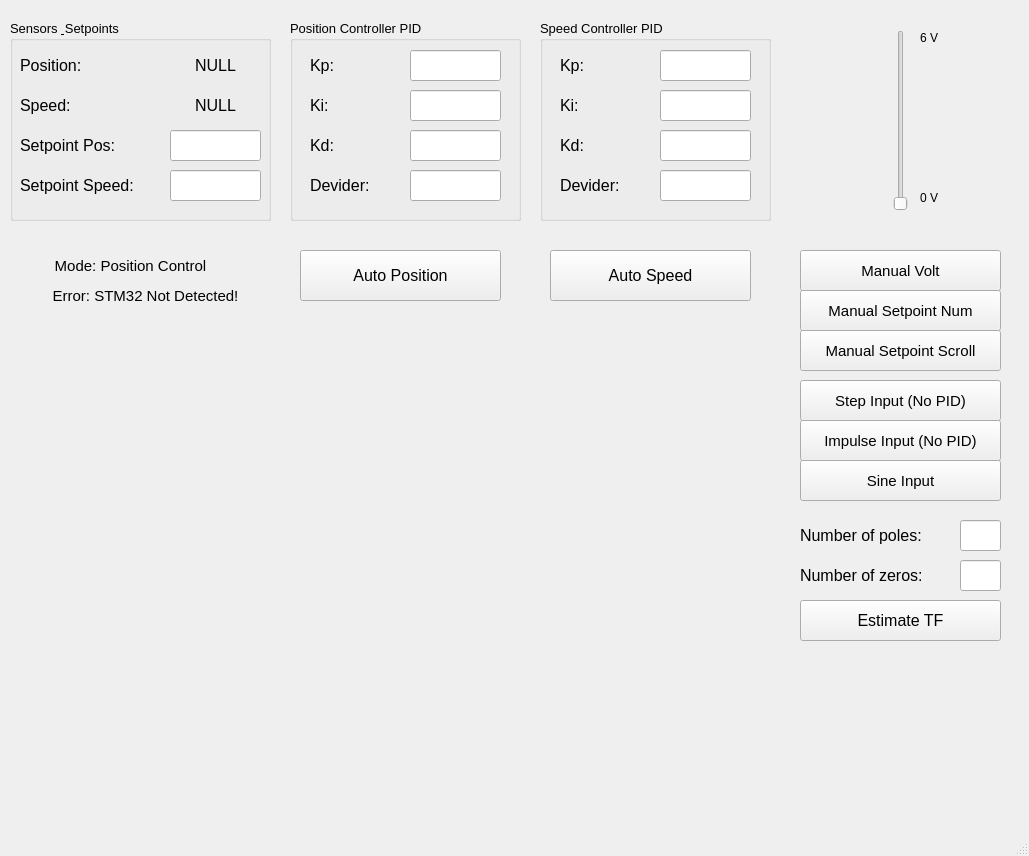
<?xml version="1.0" encoding="UTF-8"?>
<ui version="4.0">
 <class>MainWindow</class>
 <widget class="QMainWindow" name="MainWindow">
  <property name="geometry">
   <rect>
    <x>0</x>
    <y>0</y>
    <width>1029</width>
    <height>856</height>
   </rect>
  </property>
  <property name="windowTitle">
   <string>Motor Controller</string>
  </property>
  <widget class="QWidget" name="centralwidget">
   <widget class="QPushButton" name="step_button">
    <property name="geometry">
     <rect>
      <x>800</x>
      <y>380</y>
      <width>201</width>
      <height>41</height>
     </rect>
    </property>
    <property name="font">
     <font>
      <pointsize>11</pointsize>
     </font>
    </property>
    <property name="text">
     <string>Step Input (No PID)</string>
    </property>
   </widget>
   <widget class="QWidget" name="matplotlib_widget" native="true">
    <property name="geometry">
     <rect>
      <x>10</x>
      <y>340</y>
      <width>761</width>
      <height>451</height>
     </rect>
    </property>
   </widget>
   <widget class="QSlider" name="vertical_slider">
    <property name="geometry">
     <rect>
      <x>890</x>
      <y>30</y>
      <width>22</width>
      <height>181</height>
     </rect>
    </property>
    <property name="minimum">
     <number>0</number>
    </property>
    <property name="maximum">
     <number>100</number>
    </property>
    <property name="orientation">
     <enum>Qt::Vertical</enum>
    </property>
   </widget>
   <widget class="QPushButton" name="pos_button">
    <property name="geometry">
     <rect>
      <x>300</x>
      <y>250</y>
      <width>201</width>
      <height>51</height>
     </rect>
    </property>
    <property name="font">
     <font>
      <pointsize>12</pointsize>
     </font>
    </property>
    <property name="text">
     <string>Auto Position</string>
    </property>
   </widget>
   <widget class="QGroupBox" name="feedback_box">
    <property name="geometry">
     <rect>
      <x>10</x>
      <y>20</y>
      <width>261</width>
      <height>201</height>
     </rect>
    </property>
    <property name="font">
     <font>
      <pointsize>10</pointsize>
     </font>
    </property>
    <property name="title">
     <string>Sensors &amp; Setpoints</string>
    </property>
    <widget class="QLabel" name="pos_label">
     <property name="geometry">
      <rect>
       <x>10</x>
       <y>30</y>
       <width>91</width>
       <height>31</height>
      </rect>
     </property>
     <property name="font">
      <font>
       <pointsize>12</pointsize>
      </font>
     </property>
     <property name="text">
      <string>Position:</string>
     </property>
    </widget>
    <widget class="QLabel" name="speed_label">
     <property name="geometry">
      <rect>
       <x>10</x>
       <y>70</y>
       <width>91</width>
       <height>31</height>
      </rect>
     </property>
     <property name="font">
      <font>
       <pointsize>12</pointsize>
      </font>
     </property>
     <property name="text">
      <string>Speed:</string>
     </property>
    </widget>
    <widget class="QLineEdit" name="pos_ledit">
     <property name="geometry">
      <rect>
       <x>160</x>
       <y>110</y>
       <width>91</width>
       <height>31</height>
      </rect>
     </property>
     <property name="font">
      <font>
       <pointsize>13</pointsize>
      </font>
     </property>
    </widget>
    <widget class="QLabel" name="setpos_label">
     <property name="geometry">
      <rect>
       <x>10</x>
       <y>110</y>
       <width>141</width>
       <height>31</height>
      </rect>
     </property>
     <property name="font">
      <font>
       <pointsize>12</pointsize>
      </font>
     </property>
     <property name="text">
      <string>Setpoint Pos:</string>
     </property>
    </widget>
    <widget class="QLabel" name="setspeed_label">
     <property name="geometry">
      <rect>
       <x>10</x>
       <y>150</y>
       <width>151</width>
       <height>31</height>
      </rect>
     </property>
     <property name="font">
      <font>
       <pointsize>12</pointsize>
      </font>
     </property>
     <property name="text">
      <string>Setpoint Speed:</string>
     </property>
    </widget>
    <widget class="QLineEdit" name="speed_ledit">
     <property name="geometry">
      <rect>
       <x>160</x>
       <y>150</y>
       <width>91</width>
       <height>31</height>
      </rect>
     </property>
     <property name="font">
      <font>
       <pointsize>13</pointsize>
      </font>
     </property>
    </widget>
    <widget class="QLabel" name="posval_label">
     <property name="geometry">
      <rect>
       <x>160</x>
       <y>30</y>
       <width>91</width>
       <height>31</height>
      </rect>
     </property>
     <property name="font">
      <font>
       <pointsize>12</pointsize>
      </font>
     </property>
     <property name="text">
      <string>NULL</string>
     </property>
     <property name="alignment">
      <set>Qt::AlignCenter</set>
     </property>
    </widget>
    <widget class="QLabel" name="speedval_label">
     <property name="geometry">
      <rect>
       <x>160</x>
       <y>70</y>
       <width>91</width>
       <height>31</height>
      </rect>
     </property>
     <property name="font">
      <font>
       <pointsize>12</pointsize>
      </font>
     </property>
     <property name="text">
      <string>NULL</string>
     </property>
     <property name="alignment">
      <set>Qt::AlignCenter</set>
     </property>
    </widget>
   </widget>
   <widget class="QGroupBox" name="pid_pos_box">
    <property name="geometry">
     <rect>
      <x>290</x>
      <y>20</y>
      <width>231</width>
      <height>201</height>
     </rect>
    </property>
    <property name="font">
     <font>
      <pointsize>10</pointsize>
     </font>
    </property>
    <property name="title">
     <string>Position Controller PID</string>
    </property>
    <widget class="QLabel" name="kpp_label">
     <property name="geometry">
      <rect>
       <x>20</x>
       <y>30</y>
       <width>55</width>
       <height>31</height>
      </rect>
     </property>
     <property name="font">
      <font>
       <pointsize>12</pointsize>
      </font>
     </property>
     <property name="text">
      <string>Kp:</string>
     </property>
    </widget>
    <widget class="QLineEdit" name="kpp_ledit">
     <property name="geometry">
      <rect>
       <x>120</x>
       <y>30</y>
       <width>91</width>
       <height>31</height>
      </rect>
     </property>
     <property name="font">
      <font>
       <pointsize>13</pointsize>
      </font>
     </property>
    </widget>
    <widget class="QLineEdit" name="kip_ledit">
     <property name="geometry">
      <rect>
       <x>120</x>
       <y>70</y>
       <width>91</width>
       <height>31</height>
      </rect>
     </property>
     <property name="font">
      <font>
       <pointsize>13</pointsize>
      </font>
     </property>
    </widget>
    <widget class="QLabel" name="kip_label">
     <property name="geometry">
      <rect>
       <x>20</x>
       <y>70</y>
       <width>55</width>
       <height>31</height>
      </rect>
     </property>
     <property name="font">
      <font>
       <pointsize>12</pointsize>
      </font>
     </property>
     <property name="text">
      <string>Ki:</string>
     </property>
    </widget>
    <widget class="QLabel" name="kdp_label">
     <property name="geometry">
      <rect>
       <x>20</x>
       <y>110</y>
       <width>55</width>
       <height>31</height>
      </rect>
     </property>
     <property name="font">
      <font>
       <pointsize>12</pointsize>
      </font>
     </property>
     <property name="text">
      <string>Kd:</string>
     </property>
    </widget>
    <widget class="QLineEdit" name="kdp_ledit">
     <property name="geometry">
      <rect>
       <x>120</x>
       <y>110</y>
       <width>91</width>
       <height>31</height>
      </rect>
     </property>
     <property name="font">
      <font>
       <pointsize>13</pointsize>
      </font>
     </property>
    </widget>
    <widget class="QLineEdit" name="dp_ledit">
     <property name="geometry">
      <rect>
       <x>120</x>
       <y>150</y>
       <width>91</width>
       <height>31</height>
      </rect>
     </property>
     <property name="font">
      <font>
       <pointsize>13</pointsize>
      </font>
     </property>
    </widget>
    <widget class="QLabel" name="dp_label">
     <property name="geometry">
      <rect>
       <x>20</x>
       <y>150</y>
       <width>101</width>
       <height>31</height>
      </rect>
     </property>
     <property name="font">
      <font>
       <pointsize>12</pointsize>
      </font>
     </property>
     <property name="text">
      <string>Devider:</string>
     </property>
    </widget>
   </widget>
   <widget class="QGroupBox" name="pid_speed_box">
    <property name="geometry">
     <rect>
      <x>540</x>
      <y>20</y>
      <width>231</width>
      <height>201</height>
     </rect>
    </property>
    <property name="font">
     <font>
      <pointsize>10</pointsize>
     </font>
    </property>
    <property name="title">
     <string>Speed Controller PID</string>
    </property>
    <widget class="QLabel" name="kps_label">
     <property name="geometry">
      <rect>
       <x>20</x>
       <y>30</y>
       <width>55</width>
       <height>31</height>
      </rect>
     </property>
     <property name="font">
      <font>
       <pointsize>12</pointsize>
      </font>
     </property>
     <property name="text">
      <string>Kp:</string>
     </property>
    </widget>
    <widget class="QLineEdit" name="kps_ledit">
     <property name="geometry">
      <rect>
       <x>120</x>
       <y>30</y>
       <width>91</width>
       <height>31</height>
      </rect>
     </property>
     <property name="font">
      <font>
       <pointsize>13</pointsize>
      </font>
     </property>
    </widget>
    <widget class="QLineEdit" name="kis_ledit">
     <property name="geometry">
      <rect>
       <x>120</x>
       <y>70</y>
       <width>91</width>
       <height>31</height>
      </rect>
     </property>
     <property name="font">
      <font>
       <pointsize>13</pointsize>
      </font>
     </property>
    </widget>
    <widget class="QLabel" name="kis_label">
     <property name="geometry">
      <rect>
       <x>20</x>
       <y>70</y>
       <width>55</width>
       <height>31</height>
      </rect>
     </property>
     <property name="font">
      <font>
       <pointsize>12</pointsize>
      </font>
     </property>
     <property name="text">
      <string>Ki:</string>
     </property>
    </widget>
    <widget class="QLabel" name="kds_label">
     <property name="geometry">
      <rect>
       <x>20</x>
       <y>110</y>
       <width>55</width>
       <height>31</height>
      </rect>
     </property>
     <property name="font">
      <font>
       <pointsize>12</pointsize>
      </font>
     </property>
     <property name="text">
      <string>Kd:</string>
     </property>
    </widget>
    <widget class="QLineEdit" name="kds_ledit">
     <property name="geometry">
      <rect>
       <x>120</x>
       <y>110</y>
       <width>91</width>
       <height>31</height>
      </rect>
     </property>
     <property name="font">
      <font>
       <pointsize>13</pointsize>
      </font>
     </property>
    </widget>
    <widget class="QLineEdit" name="ds_ledit">
     <property name="geometry">
      <rect>
       <x>120</x>
       <y>150</y>
       <width>91</width>
       <height>31</height>
      </rect>
     </property>
     <property name="font">
      <font>
       <pointsize>13</pointsize>
      </font>
     </property>
    </widget>
    <widget class="QLabel" name="ds_label">
     <property name="geometry">
      <rect>
       <x>20</x>
       <y>150</y>
       <width>101</width>
       <height>31</height>
      </rect>
     </property>
     <property name="font">
      <font>
       <pointsize>12</pointsize>
      </font>
     </property>
     <property name="text">
      <string>Devider:</string>
     </property>
    </widget>
   </widget>
   <widget class="QPushButton" name="speed_button">
    <property name="geometry">
     <rect>
      <x>550</x>
      <y>250</y>
      <width>201</width>
      <height>51</height>
     </rect>
    </property>
    <property name="font">
     <font>
      <pointsize>12</pointsize>
     </font>
    </property>
    <property name="text">
     <string>Auto Speed</string>
    </property>
   </widget>
   <widget class="QPushButton" name="man_button">
    <property name="geometry">
     <rect>
      <x>800</x>
      <y>250</y>
      <width>201</width>
      <height>41</height>
     </rect>
    </property>
    <property name="font">
     <font>
      <pointsize>11</pointsize>
     </font>
    </property>
    <property name="text">
     <string>Manual Volt</string>
    </property>
   </widget>
   <widget class="QLabel" name="mode_label">
    <property name="geometry">
     <rect>
      <x>30</x>
      <y>250</y>
      <width>201</width>
      <height>31</height>
     </rect>
    </property>
    <property name="font">
     <font>
      <pointsize>11</pointsize>
     </font>
    </property>
    <property name="text">
     <string>Mode: Position Control</string>
    </property>
    <property name="alignment">
     <set>Qt::AlignCenter</set>
    </property>
   </widget>
   <widget class="QPushButton" name="impulse_button">
    <property name="geometry">
     <rect>
      <x>800</x>
      <y>420</y>
      <width>201</width>
      <height>41</height>
     </rect>
    </property>
    <property name="font">
     <font>
      <pointsize>11</pointsize>
     </font>
    </property>
    <property name="text">
     <string>Impulse Input (No PID)</string>
    </property>
   </widget>
   <widget class="QLabel" name="pole_label">
    <property name="geometry">
     <rect>
      <x>800</x>
      <y>520</y>
      <width>171</width>
      <height>31</height>
     </rect>
    </property>
    <property name="font">
     <font>
      <pointsize>12</pointsize>
     </font>
    </property>
    <property name="text">
     <string>Number of poles:</string>
    </property>
   </widget>
   <widget class="QLineEdit" name="npole_ledit">
    <property name="geometry">
     <rect>
      <x>960</x>
      <y>520</y>
      <width>41</width>
      <height>31</height>
     </rect>
    </property>
    <property name="font">
     <font>
      <pointsize>13</pointsize>
     </font>
    </property>
   </widget>
   <widget class="QLineEdit" name="nzero_ledit">
    <property name="geometry">
     <rect>
      <x>960</x>
      <y>560</y>
      <width>41</width>
      <height>31</height>
     </rect>
    </property>
    <property name="font">
     <font>
      <pointsize>13</pointsize>
     </font>
    </property>
   </widget>
   <widget class="QLabel" name="zero_label">
    <property name="geometry">
     <rect>
      <x>800</x>
      <y>560</y>
      <width>171</width>
      <height>31</height>
     </rect>
    </property>
    <property name="font">
     <font>
      <pointsize>12</pointsize>
     </font>
    </property>
    <property name="text">
     <string>Number of zeros:</string>
    </property>
   </widget>
   <widget class="QPushButton" name="man_num_button">
    <property name="geometry">
     <rect>
      <x>800</x>
      <y>290</y>
      <width>201</width>
      <height>41</height>
     </rect>
    </property>
    <property name="font">
     <font>
      <pointsize>11</pointsize>
     </font>
    </property>
    <property name="text">
     <string>Manual Setpoint Num</string>
    </property>
   </widget>
   <widget class="QPushButton" name="man_scroll_button">
    <property name="geometry">
     <rect>
      <x>800</x>
      <y>330</y>
      <width>201</width>
      <height>41</height>
     </rect>
    </property>
    <property name="font">
     <font>
      <pointsize>11</pointsize>
     </font>
    </property>
    <property name="text">
     <string>Manual Setpoint Scroll</string>
    </property>
   </widget>
   <widget class="QLabel" name="min_label">
    <property name="geometry">
     <rect>
      <x>920</x>
      <y>190</y>
      <width>55</width>
      <height>16</height>
     </rect>
    </property>
    <property name="text">
     <string>0 V</string>
    </property>
   </widget>
   <widget class="QLabel" name="max_label">
    <property name="geometry">
     <rect>
      <x>920</x>
      <y>30</y>
      <width>55</width>
      <height>16</height>
     </rect>
    </property>
    <property name="text">
     <string>6 V</string>
    </property>
   </widget>
   <widget class="QPushButton" name="sine_button">
    <property name="geometry">
     <rect>
      <x>800</x>
      <y>460</y>
      <width>201</width>
      <height>41</height>
     </rect>
    </property>
    <property name="font">
     <font>
      <pointsize>11</pointsize>
     </font>
    </property>
    <property name="text">
     <string>Sine Input</string>
    </property>
   </widget>
   <widget class="QPushButton" name="estimate_button">
    <property name="geometry">
     <rect>
      <x>800</x>
      <y>600</y>
      <width>201</width>
      <height>41</height>
     </rect>
    </property>
    <property name="font">
     <font>
      <pointsize>12</pointsize>
     </font>
    </property>
    <property name="text">
     <string>Estimate TF</string>
    </property>
   </widget>
   <widget class="QLabel" name="status_label">
    <property name="geometry">
     <rect>
      <x>30</x>
      <y>280</y>
      <width>231</width>
      <height>31</height>
     </rect>
    </property>
    <property name="font">
     <font>
      <pointsize>11</pointsize>
      <weight>50</weight>
      <bold>false</bold>
     </font>
    </property>
    <property name="text">
     <string>Error: STM32 Not Detected!</string>
    </property>
    <property name="alignment">
     <set>Qt::AlignCenter</set>
    </property>
   </widget>
  </widget>
  <widget class="QMenuBar" name="menubar">
   <property name="geometry">
    <rect>
     <x>0</x>
     <y>0</y>
     <width>1029</width>
     <height>26</height>
    </rect>
   </property>
  </widget>
  <widget class="QStatusBar" name="statusbar"/>
 </widget>
 <resources/>
 <connections/>
</ui>
